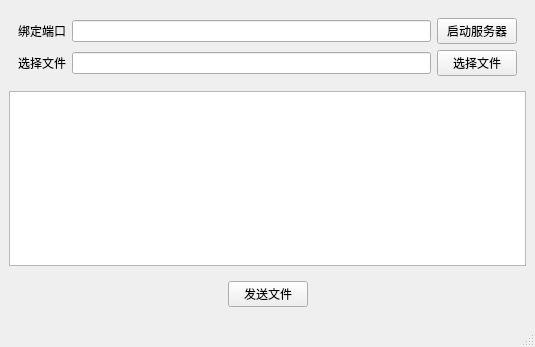
<?xml version="1.0" encoding="UTF-8"?>
<ui version="4.0">
 <class>MainWindow</class>
 <widget class="QMainWindow" name="MainWindow">
  <property name="geometry">
   <rect>
    <x>0</x>
    <y>0</y>
    <width>535</width>
    <height>347</height>
   </rect>
  </property>
  <property name="windowTitle">
   <string>MainWindow</string>
  </property>
  <widget class="QWidget" name="centralwidget">
   <layout class="QGridLayout" name="gridLayout_2">
    <item row="0" column="0">
     <widget class="QWidget" name="widget" native="true">
      <layout class="QGridLayout" name="gridLayout">
       <item row="0" column="0">
        <widget class="QLabel" name="label">
         <property name="text">
          <string>绑定端口</string>
         </property>
        </widget>
       </item>
       <item row="0" column="1">
        <widget class="QLineEdit" name="port"/>
       </item>
       <item row="0" column="2">
        <widget class="QPushButton" name="start">
         <property name="text">
          <string>启动服务器</string>
         </property>
        </widget>
       </item>
       <item row="1" column="0">
        <widget class="QLabel" name="label_2">
         <property name="text">
          <string>选择文件</string>
         </property>
        </widget>
       </item>
       <item row="1" column="1">
        <widget class="QLineEdit" name="path"/>
       </item>
       <item row="1" column="2">
        <widget class="QPushButton" name="selectFile">
         <property name="text">
          <string>选择文件</string>
         </property>
        </widget>
       </item>
      </layout>
     </widget>
    </item>
    <item row="1" column="0">
     <widget class="QTextEdit" name="msg"/>
    </item>
    <item row="2" column="0">
     <widget class="QWidget" name="widget_2" native="true">
      <layout class="QHBoxLayout" name="horizontalLayout">
       <item>
        <spacer name="horizontalSpacer_2">
         <property name="orientation">
          <enum>Qt::Horizontal</enum>
         </property>
         <property name="sizeHint" stdset="0">
          <size>
           <width>189</width>
           <height>20</height>
          </size>
         </property>
        </spacer>
       </item>
       <item>
        <widget class="QPushButton" name="send">
         <property name="text">
          <string>发送文件</string>
         </property>
        </widget>
       </item>
       <item>
        <spacer name="horizontalSpacer">
         <property name="orientation">
          <enum>Qt::Horizontal</enum>
         </property>
         <property name="sizeHint" stdset="0">
          <size>
           <width>189</width>
           <height>20</height>
          </size>
         </property>
        </spacer>
       </item>
      </layout>
     </widget>
    </item>
   </layout>
  </widget>
  <widget class="QMenuBar" name="menubar">
   <property name="geometry">
    <rect>
     <x>0</x>
     <y>0</y>
     <width>535</width>
     <height>26</height>
    </rect>
   </property>
  </widget>
  <widget class="QStatusBar" name="statusbar"/>
 </widget>
 <resources/>
 <connections/>
</ui>
